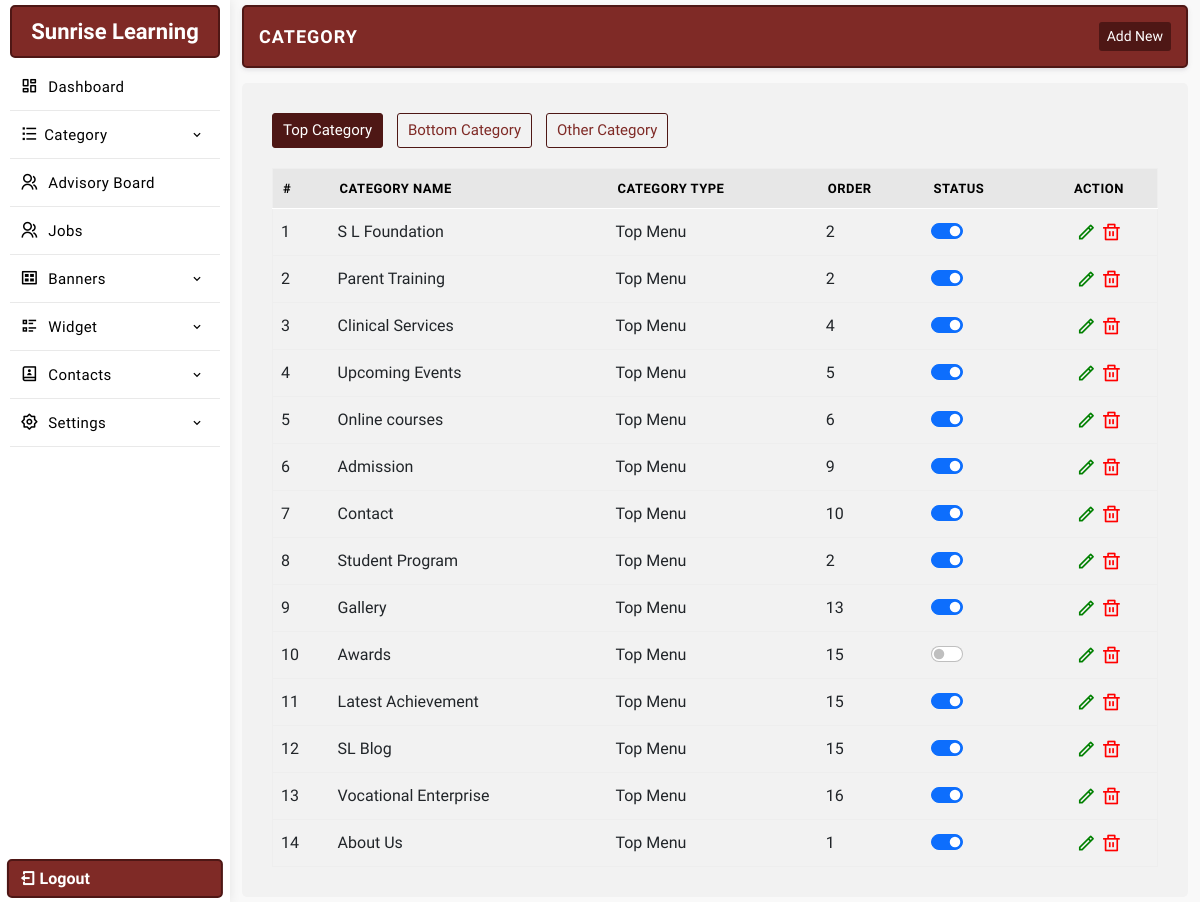
Screenshot of /manager/category.php (signed in) with the database file from the repository.
### tables this page shows
CREATE TABLE `settings` (
  `id` int(11) NOT NULL,
  `web_name` varchar(255) NOT NULL,
  `email_id` varchar(255) NOT NULL,
  `alternate_email_id` varchar(255) NOT NULL,
  `contact_no` varchar(255) NOT NULL,
  `alternate_no` varchar(255) NOT NULL,
  `whatsapp_no` varchar(255) NOT NULL,
  `address` text NOT NULL,
  `youtubelink` varchar(255) NOT NULL,
  `map_iframe` longtext NOT NULL,
  `facebook` varchar(255) NOT NULL,
  `youtube` varchar(255) NOT NULL,
  `instagram` varchar(255) NOT NULL,
  `twitter` varchar(255) NOT NULL,
  `linkedin` varchar(255) NOT NULL,
  `logo` varchar(255) NOT NULL,
  `meta_title` varchar(255) NOT NULL,
  `meta_keywords` varchar(255) NOT NULL,
  `meta_desc` text NOT NULL,
  `smart_classroom_desc` text DEFAULT NULL,
  `smart_classroom_text` varchar(255) DEFAULT '1st Smart Classroom',
  `brochure_file` varchar(500) DEFAULT '',
  `footerdesc` text NOT NULL,
  `googletag` text NOT NULL,
  `headercenterline` varchar(255) NOT NULL
);

CREATE TABLE `category` (
  `id` int(11) NOT NULL,
  `c_name` varchar(255) NOT NULL,
  `c_type` varchar(255) NOT NULL,
  `c_url` varchar(255) NOT NULL,
  `c_desc` mediumtext NOT NULL,
  `sdesc` text NOT NULL,
  `featured_img` varchar(255) NOT NULL,
  `meta_title` varchar(255) NOT NULL,
  `meta_keywords` varchar(255) NOT NULL,
  `meta_desc` text NOT NULL,
  `card_heading` text DEFAULT NULL,
  `card_data` longtext DEFAULT NULL,
  `section_heading` text DEFAULT NULL,
  `status` int(11) NOT NULL DEFAULT 1,
  `order` int(11) NOT NULL
);

### manager/database/db.php (called while the page is built, shortened)
<?php session_start();
$path = BASE_PATH;
$con = mysqli_connect( DB_HOST, DB_USER, DB_PASSWORD, DB_NAME);
$sqlsetting = mysqli_query($con,"SELECT * FROM `settings`");
$rwlinks = mysqli_fetch_array($sqlsetting);
$websitename = $rwlinks['web_name'];
?>

### manager/config.php (called while the page is built)
<?php include 'database/db.php'; ?>

### manager/category.php (the view, shortened to what this page needs)
<?php include 'config.php';
	include 'include/header.php';
	include 'include/sidebar.php';
 ?>
<section class="main-dashboard">
<div class="container-fluid">
<div class="row">
<div class="col-md-12">
	<div class="page-title">
		<div class="title">
			<h3>Category</h3>
		</div>
		<div class="createbtn">
			<a href="createcategory.php">Add New</a>
		</div>
	</div>
</div>
<div class="col-md-12">
	<div class="page-content">
<div class="category-type">
		<a href="<?=$path;?>manager/category.php?type=1" class="<?=$_GET['type']==1 || empty($_GET['type']) ? 'active' : '';?>">Top Category</a>
		<a href="<?=$path;?>manager/category.php?type=2" class="<?=$_GET['type']==2 ? 'active' : '';?>">Bottom Category</a>
		<a href="<?=$path;?>manager/category.php?type=3" class="<?=$_GET['type']==3 ? 'active' : '';?>">Other Category</a>
	</div>
	<table class="table table-hover" id="myTable">
		<thead>
			<tr>
				<th>#</th>
				<th>Category Name</th>
				<th>Category Type</th>
				<th>Order</th>
				<th>Status</th>
				<th class="text-center">Action</th>
			</tr>
		</thead>
		<tbody>
		<?php
			$typeurl = $_GET['type'] ?? 1;
			$sqlcat  = mysqli_query($con, "SELECT * FROM category WHERE c_type = $typeurl ORDER BY id ASC");
			if(mysqli_num_rows($sqlcat)){
				$serial = 1;
				while($rwcat = mysqli_fetch_assoc($sqlcat )){
					$id = $rwcat['id'];
		 ?>
			<tr id='remove<?php echo $id; ?>'>
				<td><?php echo $serial; ?></td>
				<td><?php echo $rwcat['c_name']; ?></td>
				<td><?php if($rwcat['c_type'] == 1){
						echo 'Top Menu';
					}else if($rwcat['c_type'] == 2){
						echo 'Bottom Menu';
					}else if($rwcat['c_type'] == 3){
						echo 'Other Menu';
					}
				?></td>
				<td><?=$rwcat['order'];?></td>
				<td>
					<div class="form-check form-switch">
						<?php $checked = $rwcat['status']==1 ? "checked" : ""; ?>
					  <input class="form-check-input" type="checkbox" data-table="category" ide="<?=$rwcat['id'];?>" <?=$checked;?>>
					</div>
				</td>
				<td class="text-center">
					<a href="updatecategory.php?id=<?=$id; ?>" class="editbtn ri-pencil-line" ></a>
					<a href="javascript:"  ide="<?=$id; ?>" class='delbtn ri-delete-bin-line' ></a>
				</td>
			</tr>
			<?php $serial++; }} ?>
		</tbody>
	</table>
	</div>
</div>
</div>
</div>
</section>
<?php
	include "include/footer.php";
?>

### manager/include/sidebar.php (shortened to what this page needs)
<aside class="sidebar-menu-dashboard">
<div class="logo-n-toggle">
	<a href="dashboard.php"><?=$websitename;?></a>
</div>
<nav class="menu">
<ul class="aside-menu">
<li class="menu-item ">
	<a href="dashboard.php" class="menu-link">
	<span class="link-text"><i class="ri-dashboard-line"></i> Dashboard</span>
	</a>
</li>
<li class="menu-item has-submenu">
	<a href="javascript:" class="menu-link" id="parent-menu">
	<span class="link-text"><i class="ri-list-check"></i>Category</span>
	<i class='bx bx-chevron-down'></i>
	</a>
</li>
<li class="menu-item ">
	<a href="advisoryboard.php" class="menu-link">
	<span class="link-text"><i class="ri-group-line"></i> Advisory Board</span>
	</a>
</li>
<li class="menu-item ">
	<a href="jobs.php" class="menu-link">
	<span class="link-text"><i class="ri-group-line"></i> Jobs</span>
	</a>
</li>
<li class="menu-item has-submenu">
<a href="javascript:" class="menu-link orders" id="parent-menu">
<span class="link-text"><i class="ri-gallery-view"></i> Banners</span>
<i class='bx bx-chevron-down'></i>
</a>
</li>
<li class="menu-item has-submenu">
<a href="javascript:" class="menu-link" id="parent-menu">
<div>
<span class="link-text"><i class="ri-list-check-2"></i> Widget</span>
</div>
<i class='bx bx-chevron-down'></i>
</a>
</li>
<li class="menu-item has-submenu">
<a href="javascript:" class="menu-link orders" id="parent-menu">
<div>
<span class="link-text"><i class="ri-contacts-book-2-line"></i> Contacts</span>
</div>
<i class='bx bx-chevron-down'></i>
</a>
</li>
<li class="menu-item has-submenu">
<a href="javascript:" class="menu-link orders" id="parent-menu">
<div>
<span class="link-text"><i class="ri-settings-2-line"></i> Settings</span>
</div>
<i class='bx bx-chevron-down'></i>
</a>
</li>
</ul>
</nav>
<a href="logout.php" class="logout-fixed"><i class="ri-logout-box-line"></i> Logout</a>
</aside>

### manager/css/style.css (style rules this page uses)
* { margin: 0; padding: 0; box-sizing: border-box; font-family: "Public Sans", sans-serif; }
:root { --text1-color: #a7a7a7; --primary-color: #7F2A26; --secondary-color: #4e1715; }
table { margin: 0 !important;border: 1px solid #eee !important; }
table thead { background: #e7e7e7;border-bottom: 1px solid #fff;color: #fff; }
table thead tr th { font-weight: 600 !important;font-size: 13px;border-bottom: 0 !important;padding: 10px !important;color: #000;text-transform: uppercase;letter-spacing: .5px; }
tr td { vertical-align: middle; }
p,h1,h2,h3,h4,h5,h6 { margin: 0; }
a { text-decoration: none; color: #000; }
ul { list-style: none; padding: 0; margin: 0; }
.addimage, .editbtn,.delbtn { font-size: 20px; }
.editbtn { color: green; }
.delbtn { color: red; }
aside { width: 230px; height: 100vh; transition: all .4s linear; float: left; box-shadow: 1px 0 10px rgb(0 0 0 / 8%); position: relative; padding: 5px 10px; }
.logo-n-toggle { display: flex; justify-content: center; align-items: center; padding: 8px 10px; border: 2px solid var(--secondary-color); border-radius: 5px; background: var(--primary-color); }
.logo-n-toggle a { display: block; transition: display .4s linear; color: #fff; text-align: center; font-weight: 800; font-size: 22px; }
.logo-n-toggle a:before, .logo-n-toggle a:after { width: 12px; height: 12px; display: inline-block; border: 4px solid var(--primary-color); border-radius: 50%; margin: 0 5px; }
.logout-fixed { position: absolute; bottom: 4px; left: 50%; padding: 5px 10px; width: 94%; color: #fff; margin: auto; transform: translateX(-50%); border-radius: 5px; border: 2px solid var(--secondary-color); font-weight: 600; background: var(--primary-color); transition: .3s linear; }
.page-title { padding: 15px; border-radius: 5px; border: 2px solid var(--secondary-color); display: flex; align-items: center; justify-content: space-between; margin-bottom: 15px; box-shadow: 0 .125rem .25rem rgba(165,163,174,.3); background: #fff; background: var(--primary-color); }
.page-title .title h3 { font-size: 18px; color: #fff; text-transform: uppercase; font-weight: 700; letter-spacing: 1px; }
.page-title .createbtn { display: flex; align-items: center; gap: 10px; }
.page-title .createbtn a { font-size: 14px; display: flex; align-items: center; justify-content: center; border-radius: 3px; padding: 4px 8px; font-weight: 500; background: var(--secondary-color); color: #fff; transition: .3s ease; }
.page-content { background: #fff;padding: 30px;border-radius: 5px;background: #f2f2f2; }
.page-content .category-type { padding: 0 0 20px; }
.page-content .category-type a { font-size: 15px; padding: 5px 10px; border: 1px solid var(--secondary-color); color: var(--primary-color); border-radius: 3px; display: inline-block; margin-right: 10px; transition: .3s linear; font-weight: 500; }
.page-content .category-type a.active, .page-content .category-type a:hover { background: var(--secondary-color); color: #fff; }
aside .menu { height: 88%; overflow: auto; padding: 5px 0; }
.aside-menu .menu-item { transition: all .2s linear; position: relative; }
.aside-menu .menu-item > .menu-link { text-decoration: none; display: block; padding: 10px 10px; display: flex; justify-content: space-between; align-items: center; white-space: nowrap; border-bottom: 1px solid #e9e9e9; }
.aside-menu .menu-item > .menu-link i { color: #000; font-size: 18px; margin-right: 5px; display: inline-block; }
.aside-menu .menu-item > .menu-link .bx-chevron-down, .aside-menu .menu-item > .menu-link .link-text { transition: all .2s linear; color: #000; font-size: 15px; letter-spacing: 0.4px; font-weight: 400; }
.aside-menu .menu-item > .menu-link span::after { content: ""; font-family: FontAwesome; }
section.main-dashboard { float: left; width: calc(100% - 230px); transition: all .4s linear; overflow: auto; height: 100vh; padding: 5px 0; background: #f9f9f9; }

### rows the page displays
settings: web_name "Sunrise Learning"
category: c_name "S L Foundation", c_type "Top Menu", order "2"
category: c_name "Parent Training", c_type "Top Menu", order "2"
category: c_name "Clinical Services", c_type "Top Menu", order "4"
category: c_name "Upcoming Events", c_type "Top Menu", order "5"
category: c_name "Online courses", c_type "Top Menu", order "6"
category: c_name "Admission", c_type "Top Menu", order "9"
category: c_name "Contact", c_type "Top Menu", order "10"
category: c_name "Student Program", c_type "Top Menu", order "2"
category: c_name "Gallery", c_type "Top Menu", order "13"
category: c_name "Awards", c_type "Top Menu", order "15"
category: c_name "Latest Achievement", c_type "Top Menu", order "15"
category: c_name "SL Blog", c_type "Top Menu", order "15"
category: c_name "Vocational Enterprise", c_type "Top Menu", order "16"
category: c_name "About Us", c_type "Top Menu", order "1"
